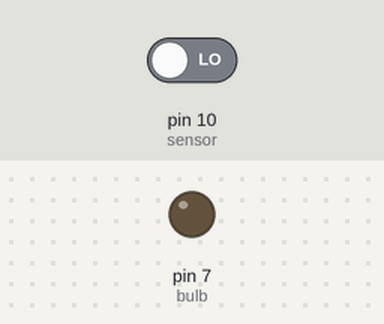
Recording of a sketch running on a simulated Arduino Uno, built with avr-gcc and run on an emulated ATmega328P. Parts: output pins drawn as LEDs (lit = HIGH). Inputs (shaded band) come from the test bench; at power-on: pin 10 (sensor) LOW.

Above: at 2.8 s.
2.9 s: pin 10 (sensor) driven HIGH
At 3.8 s:
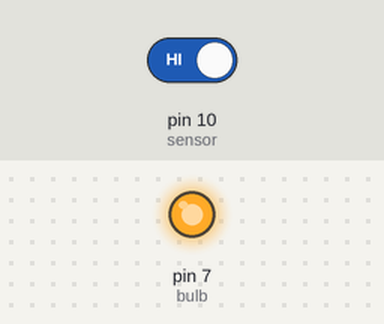
4.5 s: pin 10 (sensor) driven LOW
At 7.3 s:
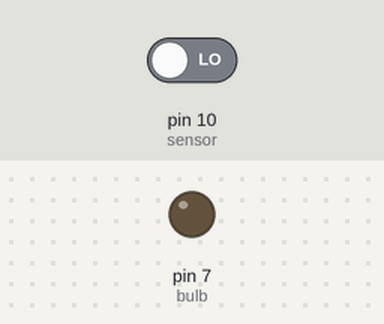
Timing chart, 0 to 8.8 s (numbered marks = the images above; inputs shaded):
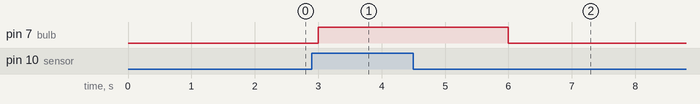

Measured:
- after the input at 2.9 s, pin 7 (bulb): LOW → HIGH after 0.10 s
- after the input at 4.5 s, pin 7 (bulb): HIGH → LOW after 1.5 s

The sketch:

code.ino
```cpp
#include <LiquidCrystal.h>

LiquidCrystal lcd(12,11,5,4,3,2);

int sensor = 10;
int val;
const int bulb = 7;

int state = 0;

void setup(){
  pinMode(bulb,OUTPUT);
  pinMode(sensor,INPUT);

}

void loop(){
  val = digitalRead(sensor);

  if(val==HIGH){
    digitalWrite(bulb,HIGH);
    delay(3000);
    if(state==0){
      lcd.setCursor(0,0);
      lcd.print("Lights ON!");
      state=1;
    }
  }else{
    digitalWrite(bulb,LOW);
    delay(1000);
    if(state==1){
      lcd.setCursor(0,0);
      lcd.print("Lights OFF!");
      state=0;
    }
  }

}
```
